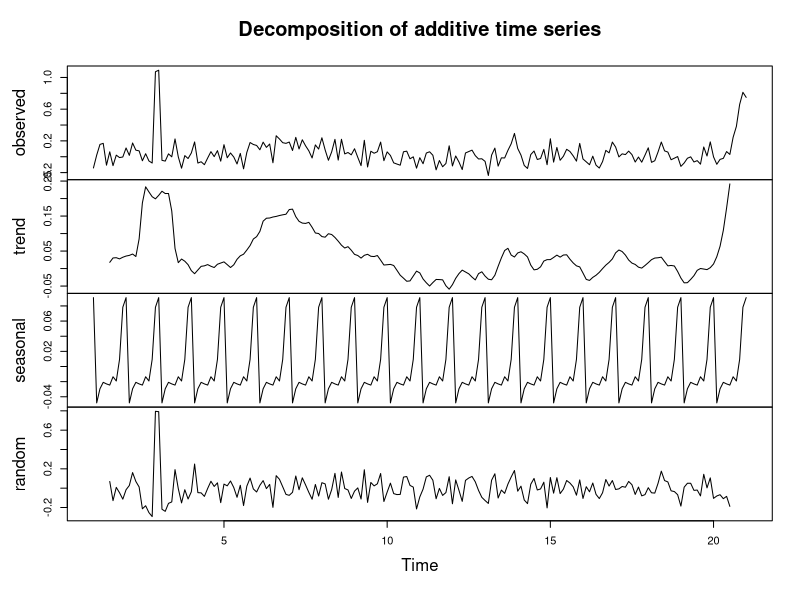
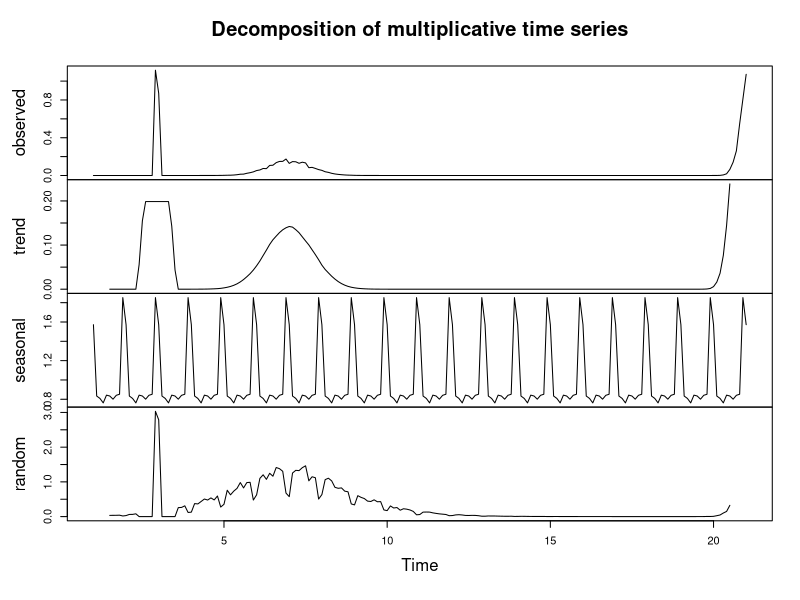
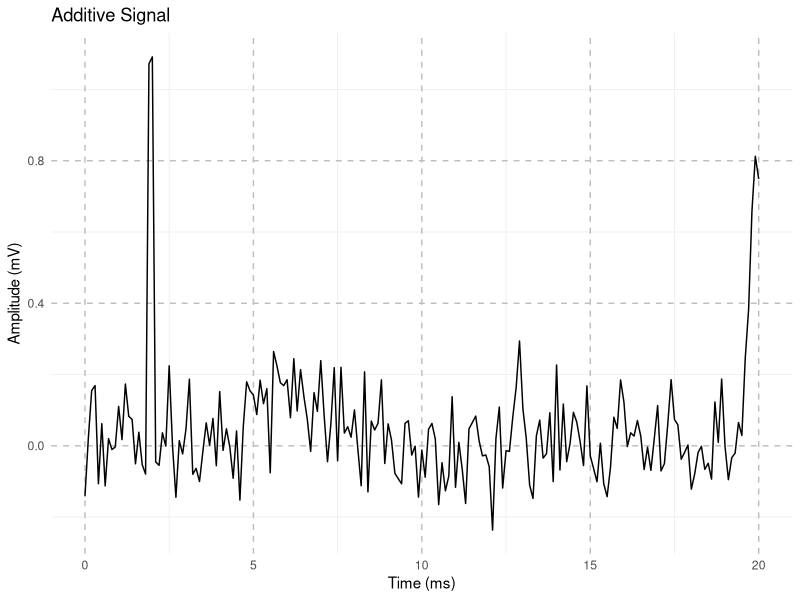
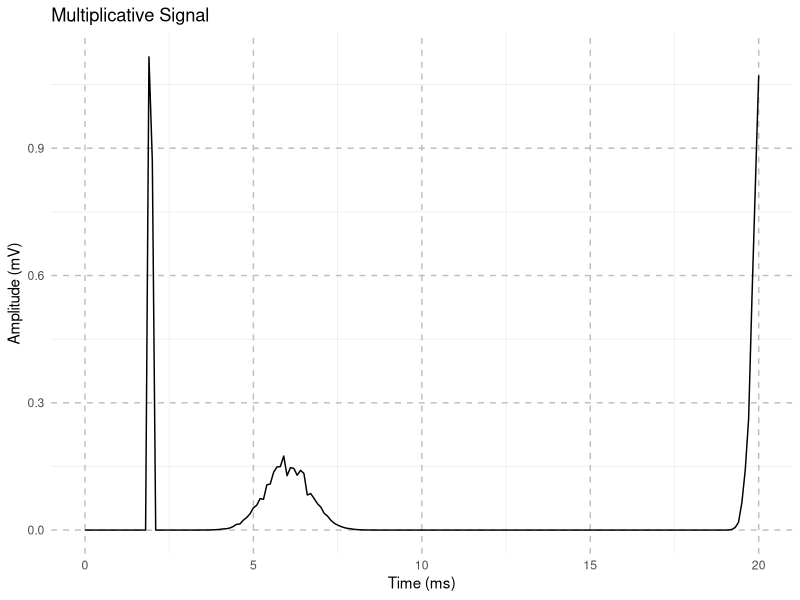

R code for these plots, in order:
# Load required libraries
library(ggplot2)
library(forecast)
library(tseries)

# Generate time series of EMG signal data
sampling_rate <- 10000   # samples per second
duration <- 0.02         # 20 milliseconds
time <- seq(0, duration, length.out = sampling_rate * duration + 1)

# Define function to generate EMG signal based on conditioning state
generate_emg_signal <- function(condition = "baseline", type = "additive") {
  stimulus_start <- round(0.002 * sampling_rate)
  stimulus_duration <- round(0.0002 * sampling_rate)
  stimulus_signal <- rep(0, length(time))
  stimulus_signal[stimulus_start:(stimulus_start + stimulus_duration - 1)] <- 1
  
  m_wave_center <- round(0.006 * sampling_rate)
  m_wave_std <- 0.0007 * sampling_rate
  m_wave <- exp(-0.55 * ((time * sampling_rate - m_wave_center) / m_wave_std)^2)
  
  h_wave_center <- round(0.0201 * sampling_rate)
  h_wave_std <- 0.00025 * sampling_rate
  h_wave_amplitude <- ifelse(condition == "baseline", 1, ifelse(condition == "downconditioning", 0.7, 1.3))
  h_wave <- exp(-0.5 * ((time * sampling_rate - h_wave_center) / h_wave_std)^2)
  
  emg_signal <- stimulus_signal + m_wave * 0.15 + h_wave * h_wave_amplitude
  noise <- rnorm(length(emg_signal), mean = 0, sd = 0.1)
  
  if (type == "additive") {
    return(emg_signal + noise)  # Additive model
  } else if (type == "multiplicative") {
    return(emg_signal * (1 + noise))  # Multiplicative model
  }
}


# Generate additive and multiplicative signals
additive_signal <- generate_emg_signal("baseline", "additive")
multiplicative_signal <- generate_emg_signal("baseline", "multiplicative")

# Convert signals to time series objects
additive_ts <- ts(additive_signal, frequency = 10)
multiplicative_ts <- ts(multiplicative_signal, frequency = 10)

# Decomposition of additive time series
decomp_additive <- decompose(additive_ts, type = "additive")
plot(decomp_additive)


# Decomposition of multiplicative time series
decomp_multiplicative <- decompose(multiplicative_ts, type = "multiplicative")
plot(decomp_multiplicative)


# Plot the time series
plot_emg_signal <- function(signal, title) {
  emg_data <- data.frame(Time = time * 1000, EMG_Signal = signal)
  ggplot(emg_data, aes(x = Time, y = EMG_Signal)) +
    geom_line(color = "black") +
    labs(x = "Time (ms)", y = "Amplitude (mV)", title = title) +
    theme_minimal() +
    theme(panel.grid.major = element_line(color = "gray", linetype = "dashed"))
}

# Display each decomposition
plot_emg_signal(additive_signal, "Additive Signal")
plot_emg_signal(multiplicative_signal, "Multiplicative Signal")

